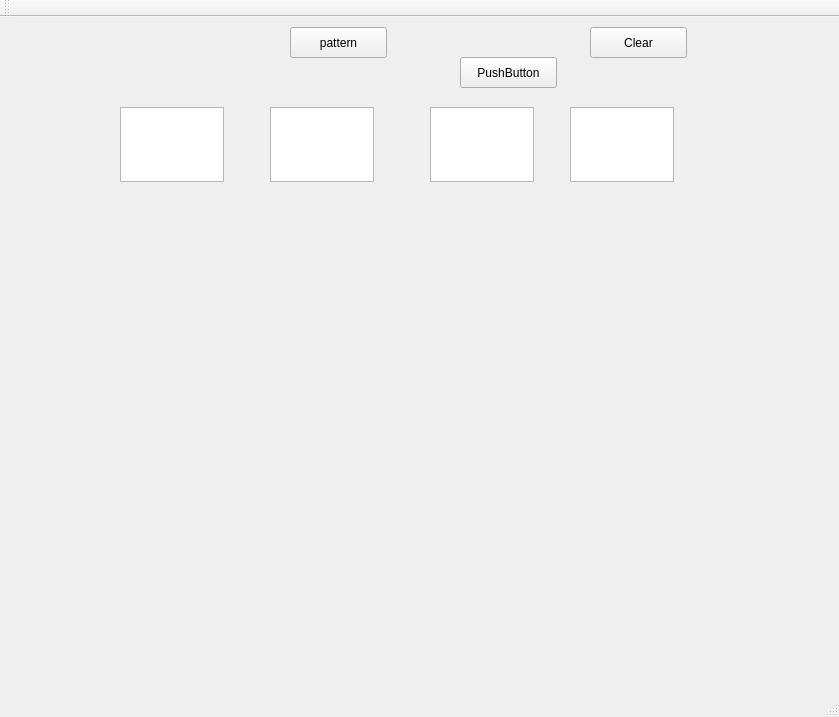
<?xml version="1.0" encoding="UTF-8"?>
<ui version="4.0">
 <class>lines</class>
 <widget class="QMainWindow" name="lines">
  <property name="geometry">
   <rect>
    <x>0</x>
    <y>0</y>
    <width>839</width>
    <height>717</height>
   </rect>
  </property>
  <property name="windowTitle">
   <string>lines</string>
  </property>
  <widget class="QWidget" name="centralWidget">
   <widget class="QPushButton" name="p1">
    <property name="geometry">
     <rect>
      <x>290</x>
      <y>10</y>
      <width>97</width>
      <height>31</height>
     </rect>
    </property>
    <property name="text">
     <string>pattern</string>
    </property>
   </widget>
   <widget class="QLabel" name="l1">
    <property name="geometry">
     <rect>
      <x>20</x>
      <y>230</y>
      <width>801</width>
      <height>421</height>
     </rect>
    </property>
    <property name="text">
     <string/>
    </property>
   </widget>
   <widget class="QLabel" name="l5">
    <property name="geometry">
     <rect>
      <x>520</x>
      <y>280</y>
      <width>301</width>
      <height>281</height>
     </rect>
    </property>
    <property name="text">
     <string/>
    </property>
   </widget>
   <widget class="QPushButton" name="p2">
    <property name="geometry">
     <rect>
      <x>590</x>
      <y>10</y>
      <width>97</width>
      <height>31</height>
     </rect>
    </property>
    <property name="text">
     <string>Clear</string>
    </property>
   </widget>
   <widget class="QTextEdit" name="te1">
    <property name="geometry">
     <rect>
      <x>120</x>
      <y>90</y>
      <width>104</width>
      <height>75</height>
     </rect>
    </property>
   </widget>
   <widget class="QTextEdit" name="te2">
    <property name="geometry">
     <rect>
      <x>270</x>
      <y>90</y>
      <width>104</width>
      <height>75</height>
     </rect>
    </property>
   </widget>
   <widget class="QTextEdit" name="te3">
    <property name="geometry">
     <rect>
      <x>430</x>
      <y>90</y>
      <width>104</width>
      <height>75</height>
     </rect>
    </property>
   </widget>
   <widget class="QTextEdit" name="te4">
    <property name="geometry">
     <rect>
      <x>570</x>
      <y>90</y>
      <width>104</width>
      <height>75</height>
     </rect>
    </property>
   </widget>
   <widget class="QPushButton" name="p3">
    <property name="geometry">
     <rect>
      <x>460</x>
      <y>40</y>
      <width>97</width>
      <height>31</height>
     </rect>
    </property>
    <property name="text">
     <string>PushButton</string>
    </property>
   </widget>
  </widget>
  <widget class="QMenuBar" name="menuBar">
   <property name="geometry">
    <rect>
     <x>0</x>
     <y>0</y>
     <width>839</width>
     <height>27</height>
    </rect>
   </property>
  </widget>
  <widget class="QToolBar" name="mainToolBar">
   <attribute name="toolBarArea">
    <enum>TopToolBarArea</enum>
   </attribute>
   <attribute name="toolBarBreak">
    <bool>false</bool>
   </attribute>
  </widget>
  <widget class="QStatusBar" name="statusBar"/>
 </widget>
 <layoutdefault spacing="6" margin="11"/>
 <resources/>
 <connections/>
</ui>
